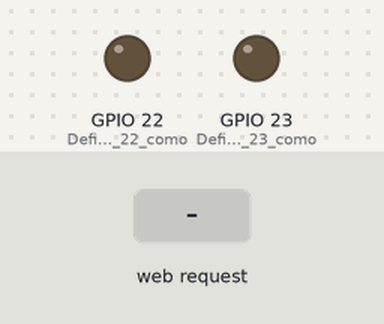
The sketch below on a simulated ESP32. Parts: output pins drawn as LEDs (lit = HIGH). The inputs (shaded band) are chosen by the test bench. WiFi joins after 1.5 s; servers stay silent unless stated; what the sketch prints to the serial monitor is not drawn.

Above: at 2.7 s.
2.8 s: HTTP request GET /off received
At 3.4 s:
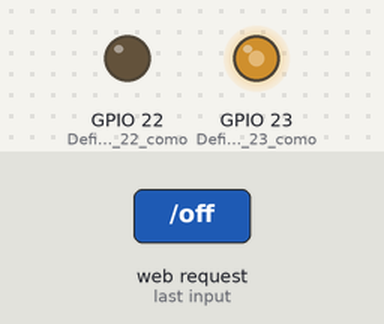
Timing chart, 0 to 5.8 s (numbered marks = the images above; inputs shaded):
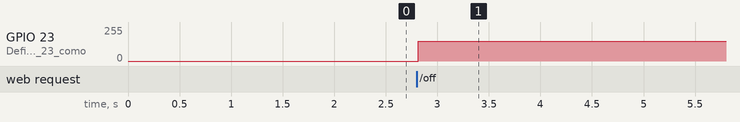

Measured:
- after the input at 2.8 s, GPIO 23 (Definimos_o_pino_23_como): 0/255 → 148/255 at once

The sketch:

sketch_nov26b2.ino
```cpp
// Load Wi-Fi library
#include <WiFi.h>

// Replace with your network credentials
const char* ssid     = "LAESE";
const char* password = "Laesewifi";

// Set web server port number to 80
WiFiServer server(80);

// Variable to store the HTTP request
String header;

// Auxiliar variables to store the current output state
String output26State = "off";
String output26State2 = "off";
String output26State3 = "off";
String output26State4 = "off";
String output26State5 = "off";
String output26State6 = "off";
String output26State7 = "off";
String output26State8 = "off";

// Assign output variables to GPIO pins
//const int output26 = 26;
const int Analog_channel_pin= 34;
const int Analog_channel_pin2= 35;
const int Analog_channel_pin3= 32;

int ADC_VALUE = 0;
int ADC_VALUE2 = 0;
int ADC_VALUE3 = 0;
int voltage_value = 0;
int voltage_value2 = 0;
int voltage_value3 = 0;

void setup() {
  Serial.begin(115200);
  // Initialize the output variables as outputs
  // Set outputs to LOW
  pinMode(23, OUTPUT);//Definimos o pino 23 como saída.
  pinMode(22, OUTPUT);//Definimos o pino 22 como saída.

  ledcAttachPin(23, 0);//Atribuimos o pino 23 ao canal 0.
  ledcSetup(0, 1000, 10);//Atribuimos ao canal 0 a frequencia de 1000Hz com resolucao de 10bits.

  ledcAttachPin(22, 1);//Atribuimos o pino 22 ao canal 1.
  ledcSetup(1, 1000, 10);//Atribuimos ao canal 1 a frequencia de 1000Hz com resolucao de 10bits.

  // Connect to Wi-Fi network with SSID and password
  Serial.print("Connecting to ");
  Serial.println(ssid);
  WiFi.begin(ssid, password);
  while (WiFi.status() != WL_CONNECTED) {
    delay(500);
    Serial.print(".");
  }
  // Print local IP address and start web server
  Serial.println("");
  Serial.println("WiFi connected.");
  Serial.println("IP address: ");
  Serial.println(WiFi.localIP());
  server.begin();
}

void loop(){
  WiFiClient client = server.available();   // Listen for incoming clients

  if (client) {                             // If a new client connects,
    Serial.println("New Client.");          // print a message out in the serial port
    String currentLine = "";                // make a String to hold incoming data from the client
    while (client.connected()) {            // loop while the client's connected
      if (client.available()) {             // if there's bytes to read from the client,
        char c = client.read();             // read a byte, then
        Serial.write(c);                    // print it out the serial monitor
        header += c;
        if (c == '\n') {                    // if the byte is a newline character
          // if the current line is blank, you got two newline characters in a row.
          // that's the end of the client HTTP request, so send a response:
          if (currentLine.length() == 0) {
            // HTTP headers always start with a response code (e.g. HTTP/1.1 200 OK)
            // and a content-type so the client knows what's coming, then a blank line:
            client.println("HTTP/1.1 200 OK");
            client.println("Content-type:text/html");
            client.println("Connection: close");
            client.println();
            //1
            ADC_VALUE = analogRead(Analog_channel_pin);
            delay(10);
            ledcWrite(0, 594);//Escrevemos um duty cycle de 25% no canal 0.

            voltage_value = (ADC_VALUE * 3.3 ) / (4095);

            // turns the GPIOs on and off
            if (voltage_value >= 1) {
              output26State = "on";
            } else if (voltage_value < 1) {
              output26State = "off";
            }
            //ADC_VALUE=0;
            //voltage_value=0;

            //2
            ADC_VALUE2 = analogRead(Analog_channel_pin2);
            delay(10);
            //ledcWrite(1, 594);//Escrevemos um duty cycle de 25% no canal 0.

            voltage_value2 = (ADC_VALUE2 * 3.3 ) / (4095);

            // turns the GPIOs on and off
            if (voltage_value2 >= 1) {
              output26State2 = "on";
            } else if (voltage_value2 < 1) {
              output26State2 = "off";
            }
            //ADC_VALUE2=0;
            //voltage_value2=0;

            /*//3
            ADC_VALUE3 = analogRead(Analog_channel_pin3);
            //Serial.print("ADC VALUE = ");
            //Serial.println(ADC_VALUE);
            delay(1000);
            voltage_value3 = (ADC_VALUE3 * 3.3 ) / (4095);
            //Serial.print("Voltage = ");
            Serial.print(voltage_value3 );
            //Serial.print(" volts ");

            // turns the GPIOs on and off
            if (voltage_value3 >= 1) {
              Serial.println("Porta on");
              output26State3 = "on";
            } else if (voltage_value3 < 1) {
              Serial.println("Porta off");
              output26State3 = "off";
            }*/

            // Display the HTML web page
            client.println("<!DOCTYPE html><html>");
            client.println("<head><meta name=\"viewport\" content=\"width=device-width, initial-scale=1\">");
            client.println("<link rel=\"icon\" href=\"data:,\">");
            // CSS to style the on/off buttons
            // Feel free to change the background-color and font-size attributes to fit your preferences
            client.println("<style>html { font-family: Helvetica; display: inline-block; margin: 0px auto; text-align: center;}");
            client.println("body { background-color: #3D518C;}");
            client.println(".button { background-color: #4CAF50; border: none; color: white; padding: 16px 20px;");
            client.println("text-decoration: none; font-size: 20px; font-weight: bold; margin: 2px; cursor: pointer; border-radius: 3px;}");
            client.println(".button2 {background-color: #ff0000;} h1 {padding: 2%; margin-bottom: 6%; border: 2px solid black;");
            client.println("outline: #7692FF solid 10px; background-color: white; margin-top: 1%;} span {border-style: solid; border-width: 5px;");
            client.println("margin: auto; padding-top: 5%; padding-bottom: 5%; padding-left: 10%; padding-right: 10%;");
            client.println("outline: #1B2CC1 solid 10px; background-color: #091540;} form { padding-top: 10%;}");
            client.println(".refresh{ background-color: #4CAF50;border: none; color: white; padding: 20px; text-align: center; text-decoration: none;");
            client.println("display: inline-block;font-size: 16px; margin: 4px 2px; cursor: pointer; border-radius: 16px; box-shadow: 0 9px #5f5f5f; font-weight: bold;}");
            client.println("}</style></head>");


            // Web Page Heading
            client.println("<body><h1>ESP32 Web Server - Monitor para Portas de Rede</h1><span>");

            // Display current state, and ON/OFF buttons for GPIO 26
            // If the output26State is off, it displays the ON button  1
            if (output26State=="off") {
              client.println("<button class=\"button button2\">P1 - OFF</button>");
            } else {
              client.println("<button class=\"button\">P1 - ON</button>");
            }


            // If the output26State2 is off, it displays the ON button  2
            if (output26State2=="off") {
              client.println("<button class=\"button button2\">P2 - OFF</button>");
            } else {
              client.println("<button class=\"button\">P2 - ON</button>");
            }


            // If the output26State3 is off, it displays the ON button  3
            if (output26State3=="off") {
              client.println("<button class=\"button button2\">P3 - OFF</button>");
            } else {
              client.println("<button class=\"button\">P3 - ON</button>");
            }


            // If the output26State is off, it displays the ON button 4
            if (output26State4=="off") {
              client.println("<button class=\"button button2\">P4 - OFF</button>");
            } else {
              client.println("<button class=\"button\">P4 - ON</button>");
            }


            // If the output26State is off, it displays the ON button  5
            if (output26State5=="off") {
              client.println("<button class=\"button button2\">P5 - OFF</button>");
            } else {
              client.println("<button class=\"button\">P5 - ON</button>");
            }

            // If the output26State is off, it displays the ON button   6
            if (output26State6=="off") {
              client.println("<button class=\"button button2\">P6 - OFF</button>");
            } else {
              client.println("<button class=\"button\">P6 - ON</button>");
            }

            // If the output26State is off, it displays the ON button   7
            if (output26State7=="off") {
              client.println("<button class=\"button button2\">P7 - OFF</button>");
            } else {
              client.println("<button class=\"button\">P7 - ON</button>");
            }

            // If the output26State is off, it displays the ON button 8
            if (output26State8=="off") {
              client.println("<button class=\"button button2\">P8 - OFF</button>");
            } else {
              client.println("<button class=\"button\">P8 - ON</button>");
            }

            client.println("</span><form><button class=\"refresh\" value=\"Atualizar\" onClick=\"history.go(0)\">ATUALIZAR</button>");
            client.println("</form></body></html>");

            // The HTTP response ends with another blank line
            client.println();
            ADC_VALUE = 0;
            // Break out of the while loop
            break;
          } else { // if you got a newline, then clear currentLine
            currentLine = "";
          }
        } else if (c != '\r') {  // if you got anything else but a carriage return character,
          currentLine += c;      // add it to the end of the currentLine
        }
      }
    }
    // Clear the header variable
    header = "";
    // Close the connection
    delay(5000);
    client.stop();
    Serial.println("Client disconnected.");
    Serial.println("");
  }
}
```
